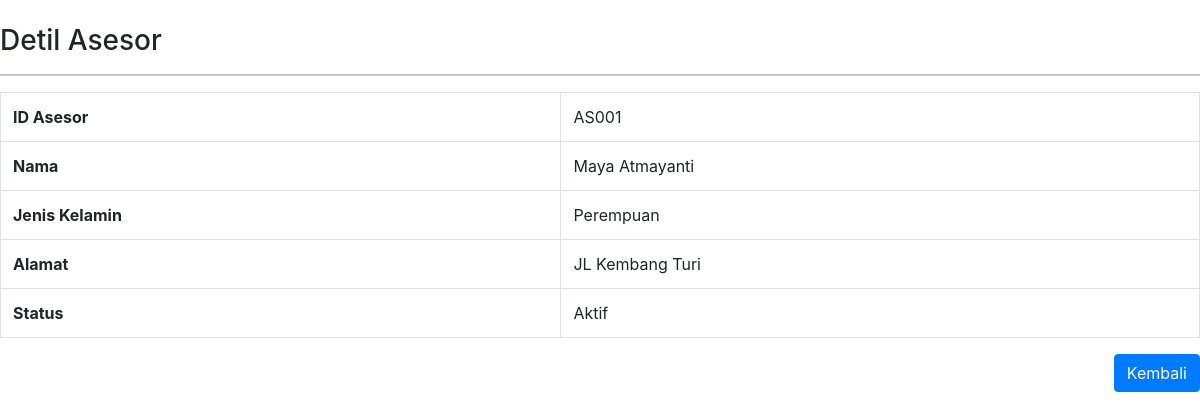
Screenshot of /pages/asesor-read.php?idasesor=AS001 with the database file from the repository.
### tables this page shows
CREATE TABLE `asesor` (
  `idasesor` varchar(5) NOT NULL,
  `namaasesor` varchar(15) DEFAULT NULL,
  `jeniskelaminasesor` varchar(10) DEFAULT 'Pria',
  `alamatasesor` varchar(50) DEFAULT NULL,
  `statusasesor` varchar(15) DEFAULT 'Tidak Aktif'
);

### pages/asesor-read.php (the view, shortened to what this page needs)
<!DOCTYPE html>
<html lang="en">
<head>
	<link rel="stylesheet" href="https://cdnjs.cloudflare.com/ajax/libs/font-awesome/5.15.3/css/all.min.css" />
	<link href="https://cdn.jsdelivr.net/npm/bootstrap@5.1.0/dist/css/bootstrap.min.css" rel="stylesheet">
	<link rel="stylesheet" href="https://maxcdn.bootstrapcdn.com/bootstrap/4.5.2/css/bootstrap.min.css">
</head>
<body>
	<?php include '../koneksi.php';
	$id_asesor = $_GET['idasesor'];
	$sql = "SELECT * FROM asesor WHERE idasesor = '$id_asesor'";
	$q_tampil_asesor = mysqli_query($db, $sql);
	$r_tampil_asesor = mysqli_fetch_array($q_tampil_asesor);
	?>
	<link rel="stylesheet" href="https://maxcdn.bootstrapcdn.com/bootstrap/4.5.2/css/bootstrap.min.css">
	<div class="container-manual" id="content">
		<br>
		<div>
			<h3>Detil Asesor</h3>
		</div>
		<hr>
		<div>
			<table class="table table-hover table-stiped table-bordered">
				<tr>
					<th>ID Asesor</th>
					<td><?php echo $r_tampil_asesor['idasesor'] ?></td>
				</tr>
				<tr>
					<th>Nama</th>
					<td><?php echo $r_tampil_asesor['namaasesor'] ?></td>
				</tr>
				<tr>
					<th>Jenis Kelamin</th>
					<td><?php echo $r_tampil_asesor['jeniskelaminasesor'] ?></td>
				</tr>
				<tr>
					<th>Alamat</th>
					<td><?php echo $r_tampil_asesor['alamatasesor'] ?></td>
				</tr>
				<tr>
					<th>Status</th>
					<td><?php echo $r_tampil_asesor['statusasesor'] ?></td>
				</tr>
			</table>
		</div>
		<div style=" float:right;">
			<span class="btn btn-primary"><a href="asesor.php" style="text-decoration: none; color: white;">Kembali</a></span>
		</div>
		<br>
	</div>
</body>
</html>

### pages/asesor-read.php (style rules this page uses)
table, h3 { margin-right: 300px; }
table { border: 1px solid black; width: 500px; }

### rows the page displays
asesor: idasesor "AS001", namaasesor "Maya Atmayanti", jeniskelaminasesor "Perempuan", alamatasesor "JL Kembang Turi", statusasesor "Aktif"
